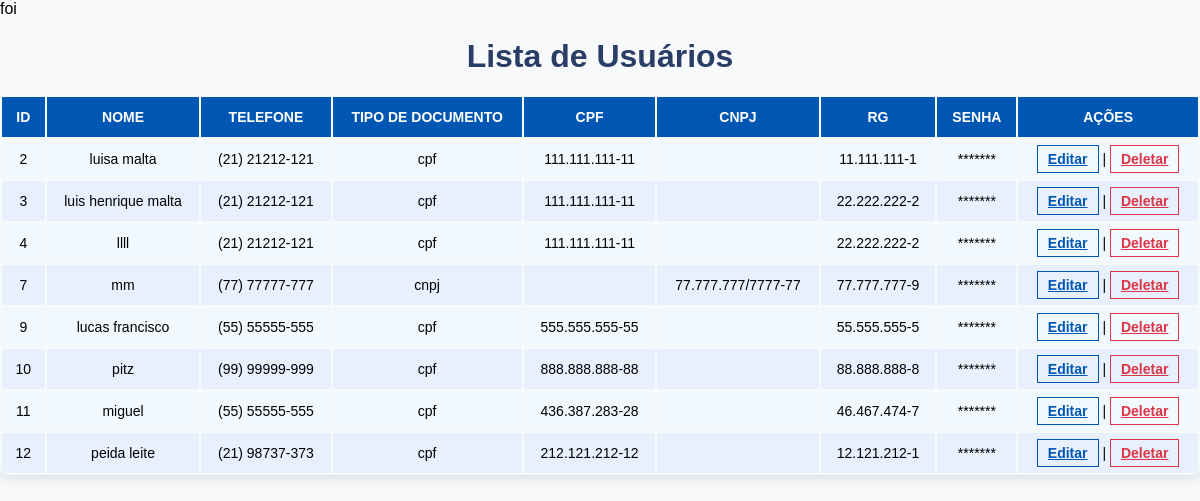
The app's page /listar.php with its own data.
### tables this page shows
CREATE TABLE `usuarios` (
  `id` int(11) NOT NULL,
  `nome` varchar(50) NOT NULL,
  `telefone` varchar(15) NOT NULL,
  `tipo_documento` enum('cpf','cnpj') NOT NULL,
  `cpf` varchar(14) DEFAULT NULL,
  `cnpj` varchar(18) DEFAULT NULL,
  `rg` varchar(12) NOT NULL,
  `senha` varchar(255) NOT NULL
);

### listar.php (the view, shortened to what this page needs)
<!DOCTYPE html>
<html lang="pt-BR">
<head>
</head>
<body>
    <?php
    include 'conexao.php';
    $sql = "SELECT * FROM usuarios";
    $result = $conn->query($sql);
    echo "<h2>Lista de Usuários</h2>";
    echo "<table class='table table-striped table-bordered table-hover'>
    <thead>
        <tr>
            <th>ID</th>
            <th>Nome</th>
            <th>Telefone</th>
            <th>Tipo de Documento</th>
            <th>CPF</th>
            <th>CNPJ</th>
            <th>RG</th>
            <th>Senha</th>
            <th>Ações</th>
        </tr>
    </thead>
    <tbody>";
    while ($row = $result->fetch_assoc()) {
        echo "<tr>
        <td>{$row['id']}</td>
        <td>{$row['nome']}</td>
        <td>{$row['telefone']}</td>
        <td>{$row['tipo_documento']}</td>
        <td>{$row['cpf']}</td>
        <td>{$row['cnpj']}</td>
        <td>{$row['rg']}</td>
        <td>*******</td>
        <td>
            <a href='editar.php?id={$row['id']}' class='btn btn-outline-primary btn-sm'>Editar</a> |
            <a href='deletar.php?id={$row['id']}' class='btn btn-outline-danger btn-sm' onclick='return confirm(\"Tem certeza que deseja excluir?\")'>Deletar</a>
        </td>
        </tr>";
    }
    echo "</tbody></table>";
    ?>
</body>
</html>

### conexao.php
<?php
$host = 'localhost';
$user = 'root';
$password = '';
$dbname = 'formulario_db';
$conn = new mysqli($host, $user, $password, $dbname);
if ($conn) {
    echo "foi";
} else{
    echo "não foi";
}
?>

### listar.php (style rules this page uses)
body { font-family: Arial, sans-serif; background-color: #f8f9fa; margin: 0; padding: 0; }
h2 { color: #2a3d66; font-size: 2rem; font-weight: 600; text-align: center; margin: 20px 0; }
.table { width: 100%; margin-top: 20px; border-radius: 8px; overflow: hidden; box-shadow: 0 4px 10px rgba(0, 0, 0, 0.1); }
.table thead { background-color: #0056b3; }
.table th, .table td { text-align: center; padding: 12px; font-size: 14px; word-wrap: break-word; vertical-align: middle; }
.table th { color: #fff; text-transform: uppercase; }
.table-striped tbody tr:nth-of-type(odd) { background-color: #f1f9ff; }
.table-striped tbody tr:nth-of-type(even) { background-color: #e8f0fe; }
.btn-outline-primary { border: 1px solid #0056b3; color: #0056b3; font-weight: 600; padding: 5px 10px; }
.btn-outline-danger { border: 1px solid #dc3545; color: #dc3545; font-weight: 600; padding: 5px 10px; }

### records on screen
usuarios: id "2", nome "luisa malta", telefone "(21) 21212-121", tipo_documento "cpf", cpf "111.111.111-11", rg "11.111.111-1"
usuarios: id "3", nome "luis henrique malta", telefone "(21) 21212-121", tipo_documento "cpf", cpf "111.111.111-11", rg "22.222.222-2"
usuarios: id "4", nome "llll", telefone "(21) 21212-121", tipo_documento "cpf", cpf "111.111.111-11", rg "22.222.222-2"
usuarios: id "7", nome "mm", telefone "(77) 77777-777", tipo_documento "cnpj", cnpj "77.777.777/7777-77", rg "77.777.777-9"
usuarios: id "9", nome "lucas francisco", telefone "(55) 55555-555", tipo_documento "cpf", cpf "555.555.555-55", rg "55.555.555-5"
usuarios: id "10", nome "pitz", telefone "(99) 99999-999", tipo_documento "cpf", cpf "888.888.888-88", rg "88.888.888-8"
usuarios: id "11", nome "miguel", telefone "(55) 55555-555", tipo_documento "cpf", cpf "436.387.283-28", rg "46.467.474-7"
usuarios: id "12", nome "peida leite", telefone "(21) 98737-373", tipo_documento "cpf", cpf "212.121.212-12", rg "12.121.212-1"
